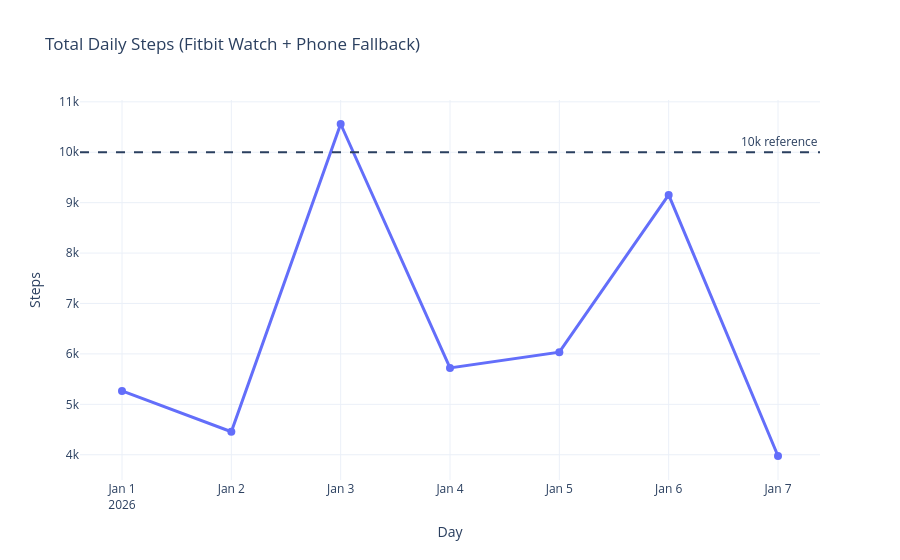
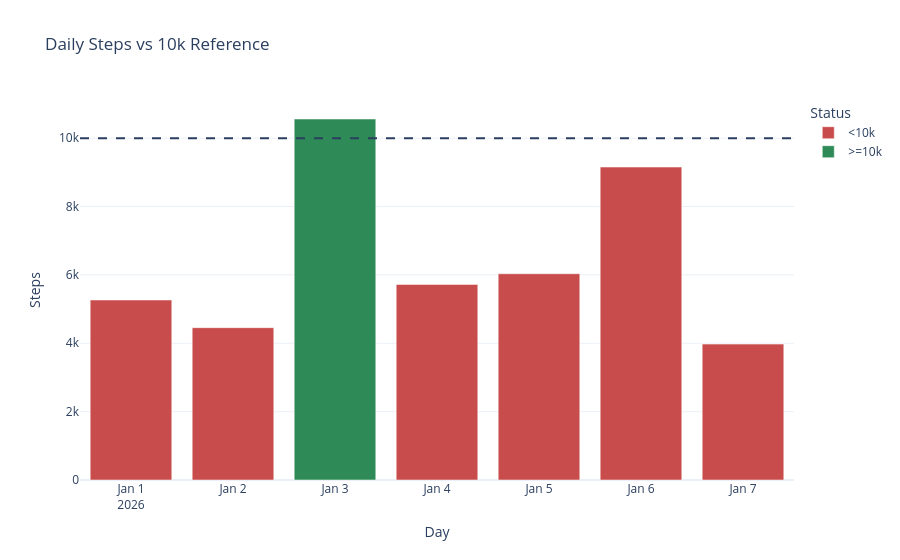
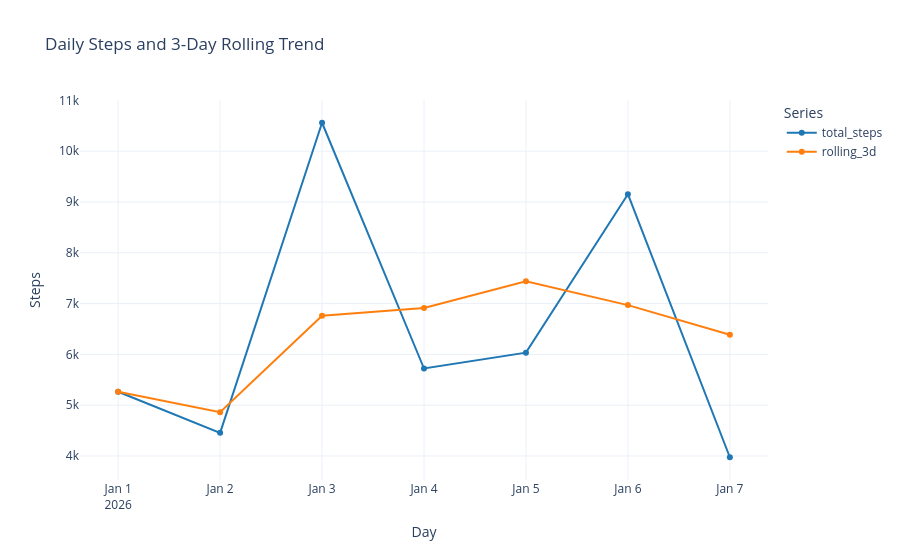

The cell these charts' notebook holds for them, in order:
### Code cell
avg_steps = int(df['total_steps'].mean())
best_idx = df['total_steps'].idxmax()
worst_idx = df['total_steps'].idxmin()
fallback_days = (df['source_used'] == 'pixel_phone_fallback').sum()

print(f"Average daily steps: {avg_steps:,}")
print(f"Best day: {df.loc[best_idx, 'day'].date()} ({int(df.loc[best_idx, 'total_steps']):,})")
print(f"Lowest day: {df.loc[worst_idx, 'day'].date()} ({int(df.loc[worst_idx, 'total_steps']):,})")
print(f"Days using phone fallback: {fallback_days}")

# 1) Total daily steps trend
fig = px.line(
    df,
    x='day',
    y='total_steps',
    markers=True,
    title='Total Daily Steps (Fitbit Watch + Phone Fallback)'
)
fig.update_traces(line=dict(width=3), marker=dict(size=8), hovertemplate='Date: %{x}<br>Steps: %{y:,.0f}<extra></extra>')
fig.add_hline(y=10000, line_dash='dash', annotation_text='10k reference')
fig.update_layout(template='plotly_white', xaxis_title='Day', yaxis_title='Steps', hovermode='x unified')
fig.show()

# 2) Bar view with target coloring
bar_df = df.copy()
bar_df['target_flag'] = bar_df['total_steps'].apply(lambda v: '>=10k' if v >= 10000 else '<10k')
fig2 = px.bar(
    bar_df,
    x='day',
    y='total_steps',
    color='target_flag',
    color_discrete_map={'>=10k': '#2E8B57', '<10k': '#C94C4C'},
    title='Daily Steps vs 10k Reference'
)
fig2.add_hline(y=10000, line_dash='dash')
fig2.update_layout(template='plotly_white', xaxis_title='Day', yaxis_title='Steps', legend_title='Status')
fig2.show()

# 3) Actual vs smoothed trend
trend_df = df.melt(id_vars='day', value_vars=['total_steps', 'rolling_3d'], var_name='series', value_name='steps')
fig3 = px.line(
    trend_df,
    x='day',
    y='steps',
    color='series',
    markers=True,
    title='Daily Steps and 3-Day Rolling Trend',
    color_discrete_map={'total_steps': '#1f77b4', 'rolling_3d': '#ff7f0e'}
)
fig3.update_layout(template='plotly_white', xaxis_title='Day', yaxis_title='Steps', legend_title='Series', hovermode='x unified')
fig3.show()

### Figure 1 — Plotly figure (JSON) as saved in the notebook; plotly's stock layout.template omitted (floating-point values rounded to 4 significant figures)
{"data": [{"hovertemplate": "Date: %{x}<br>Steps: %{y:,.0f}<extra></extra>", "legendgroup": "", "line": {"color": "#636efa", "dash": "solid", "width": 3}, "marker": {"size": 8, "symbol": "circle"}, "mode": "lines+markers", "name": "", "orientation": "v", "showlegend": false, "type": "scatter", "x": ["2026-01-01T00:00:00", "2026-01-02T00:00:00", "2026-01-03T00:00:00", "2026-01-04T00:00:00", "2026-01-05T00:00:00", "2026-01-06T00:00:00", "2026-01-07T00:00:00"], "xaxis": "x", "y": [5265, 4456, 10560, 5722, 6034, 9154, 3975], "yaxis": "y"}], "layout": {"annotations": [{"showarrow": false, "text": "10k reference", "x": 1, "xanchor": "right", "xref": "x domain", "y": 10000, "yanchor": "bottom", "yref": "y"}], "hovermode": "x unified", "legend": {"tracegroupgap": 0}, "shapes": [{"line": {"dash": "dash"}, "type": "line", "x0": 0, "x1": 1, "xref": "x domain", "y0": 10000, "y1": 10000, "yref": "y"}], "title": {"text": "Total Daily Steps (Fitbit Watch + Phone Fallback)"}, "xaxis": {"anchor": "y", "domain": [0, 1], "title": {"text": "Day"}}, "yaxis": {"anchor": "x", "domain": [0, 1], "title": {"text": "Steps"}}}}

### Figure 2 — Plotly figure (JSON) as saved in the notebook; plotly's stock layout.template omitted (floating-point values rounded to 4 significant figures)
{"data": [{"hovertemplate": "target_flag=<10k<br>day=%{x}<br>total_steps=%{y}<extra></extra>", "legendgroup": "<10k", "marker": {"color": "#C94C4C", "pattern": {"shape": ""}}, "name": "<10k", "orientation": "v", "showlegend": true, "textposition": "auto", "type": "bar", "x": ["2026-01-01T00:00:00", "2026-01-02T00:00:00", "2026-01-04T00:00:00", "2026-01-05T00:00:00", "2026-01-06T00:00:00", "2026-01-07T00:00:00"], "xaxis": "x", "y": [5265, 4456, 5722, 6034, 9154, 3975], "yaxis": "y"}, {"hovertemplate": "target_flag=>=10k<br>day=%{x}<br>total_steps=%{y}<extra></extra>", "legendgroup": ">=10k", "marker": {"color": "#2E8B57", "pattern": {"shape": ""}}, "name": ">=10k", "orientation": "v", "showlegend": true, "textposition": "auto", "type": "bar", "x": ["2026-01-03T00:00:00"], "xaxis": "x", "y": [10560], "yaxis": "y"}], "layout": {"barmode": "relative", "legend": {"title": {"text": "Status"}, "tracegroupgap": 0}, "shapes": [{"line": {"dash": "dash"}, "type": "line", "x0": 0, "x1": 1, "xref": "x domain", "y0": 10000, "y1": 10000, "yref": "y"}], "title": {"text": "Daily Steps vs 10k Reference"}, "xaxis": {"anchor": "y", "domain": [0, 1], "title": {"text": "Day"}}, "yaxis": {"anchor": "x", "domain": [0, 1], "title": {"text": "Steps"}}}}

### Figure 3 — Plotly figure (JSON) as saved in the notebook; plotly's stock layout.template omitted (floating-point values rounded to 4 significant figures)
{"data": [{"hovertemplate": "series=total_steps<br>day=%{x}<br>steps=%{y}<extra></extra>", "legendgroup": "total_steps", "line": {"color": "#1f77b4", "dash": "solid"}, "marker": {"symbol": "circle"}, "mode": "lines+markers", "name": "total_steps", "orientation": "v", "showlegend": true, "type": "scatter", "x": ["2026-01-01T00:00:00", "2026-01-02T00:00:00", "2026-01-03T00:00:00", "2026-01-04T00:00:00", "2026-01-05T00:00:00", "2026-01-06T00:00:00", "2026-01-07T00:00:00"], "xaxis": "x", "y": [5265.0, 4456.0, 10560.0, 5722.0, 6034.0, 9154.0, 3975.0], "yaxis": "y"}, {"hovertemplate": "series=rolling_3d<br>day=%{x}<br>steps=%{y}<extra></extra>", "legendgroup": "rolling_3d", "line": {"color": "#ff7f0e", "dash": "solid"}, "marker": {"symbol": "circle"}, "mode": "lines+markers", "name": "rolling_3d", "orientation": "v", "showlegend": true, "type": "scatter", "x": ["2026-01-01T00:00:00", "2026-01-02T00:00:00", "2026-01-03T00:00:00", "2026-01-04T00:00:00", "2026-01-05T00:00:00", "2026-01-06T00:00:00", "2026-01-07T00:00:00"], "xaxis": "x", "y": [5265.0, 4860.0, 6760.0, 6913.0, 7439.0, 6970.0, 6388.0], "yaxis": "y"}], "layout": {"hovermode": "x unified", "legend": {"title": {"text": "Series"}, "tracegroupgap": 0}, "title": {"text": "Daily Steps and 3-Day Rolling Trend"}, "xaxis": {"anchor": "y", "domain": [0, 1], "title": {"text": "Day"}}, "yaxis": {"anchor": "x", "domain": [0, 1], "title": {"text": "Steps"}}}}
